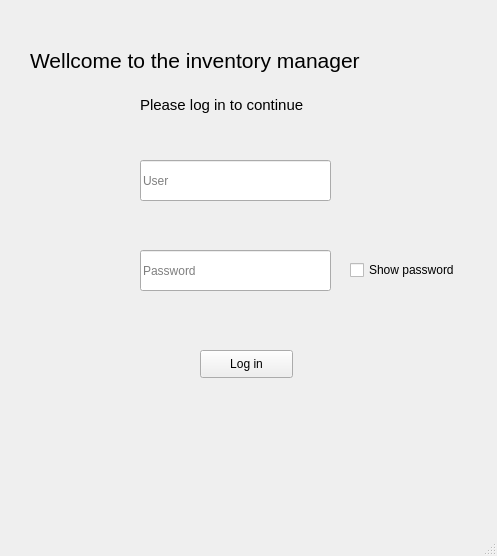
<?xml version="1.0" encoding="UTF-8"?>
<ui version="4.0">
 <class>MainWindow</class>
 <widget class="QMainWindow" name="MainWindow">
  <property name="geometry">
   <rect>
    <x>0</x>
    <y>0</y>
    <width>497</width>
    <height>556</height>
   </rect>
  </property>
  <property name="windowTitle">
   <string>MainWindow</string>
  </property>
  <widget class="QWidget" name="centralwidget">
   <widget class="QLabel" name="MainText">
    <property name="geometry">
     <rect>
      <x>30</x>
      <y>30</y>
      <width>471</width>
      <height>61</height>
     </rect>
    </property>
    <property name="text">
     <string>&lt;html&gt;&lt;head/&gt;&lt;body&gt;&lt;p&gt;&lt;span style=&quot; font-size:16pt;&quot;&gt;Wellcome to the inventory manager&lt;/span&gt;&lt;/p&gt;&lt;/body&gt;&lt;/html&gt;</string>
    </property>
   </widget>
   <widget class="QLabel" name="Text2">
    <property name="geometry">
     <rect>
      <x>140</x>
      <y>90</y>
      <width>251</width>
      <height>31</height>
     </rect>
    </property>
    <property name="text">
     <string>&lt;html&gt;&lt;head/&gt;&lt;body&gt;&lt;p&gt;&lt;span style=&quot; font-size:11pt;&quot;&gt;Please log in to continue&lt;/span&gt;&lt;/p&gt;&lt;/body&gt;&lt;/html&gt;</string>
    </property>
   </widget>
   <widget class="QPushButton" name="pushButton">
    <property name="geometry">
     <rect>
      <x>200</x>
      <y>350</y>
      <width>93</width>
      <height>28</height>
     </rect>
    </property>
    <property name="text">
     <string>Log in</string>
    </property>
   </widget>
   <widget class="QCheckBox" name="checkBox">
    <property name="geometry">
     <rect>
      <x>350</x>
      <y>260</y>
      <width>121</width>
      <height>20</height>
     </rect>
    </property>
    <property name="text">
     <string>Show password</string>
    </property>
   </widget>
   <widget class="QLineEdit" name="User">
    <property name="geometry">
     <rect>
      <x>140</x>
      <y>160</y>
      <width>191</width>
      <height>41</height>
     </rect>
    </property>
    <property name="placeholderText">
     <string>User</string>
    </property>
   </widget>
   <widget class="QLineEdit" name="Passwd">
    <property name="geometry">
     <rect>
      <x>140</x>
      <y>250</y>
      <width>191</width>
      <height>41</height>
     </rect>
    </property>
    <property name="placeholderText">
     <string>Password</string>
    </property>
   </widget>
  </widget>
  <widget class="QMenuBar" name="menubar">
   <property name="geometry">
    <rect>
     <x>0</x>
     <y>0</y>
     <width>497</width>
     <height>26</height>
    </rect>
   </property>
  </widget>
  <widget class="QStatusBar" name="statusbar"/>
 </widget>
 <resources/>
 <connections/>
</ui>
